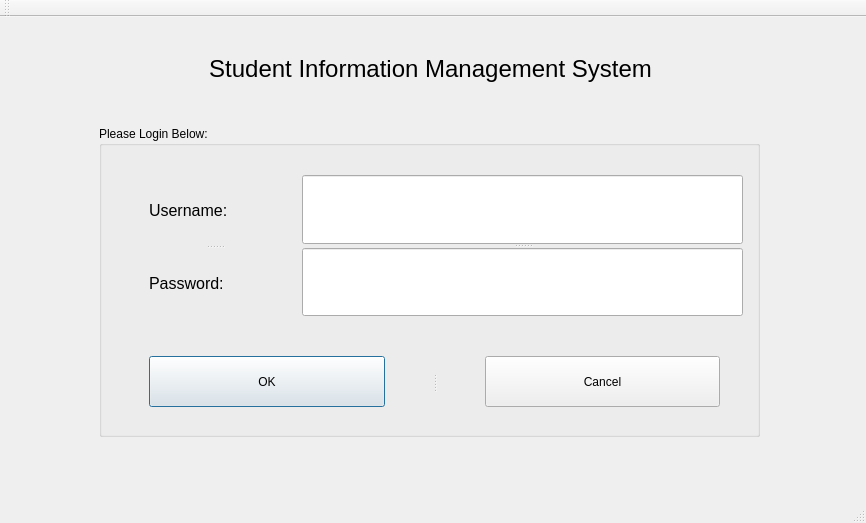
<?xml version="1.0" encoding="UTF-8"?>
<ui version="4.0">
 <class>loginView</class>
 <widget class="QMainWindow" name="loginView">
  <property name="geometry">
   <rect>
    <x>0</x>
    <y>0</y>
    <width>866</width>
    <height>523</height>
   </rect>
  </property>
  <property name="sizePolicy">
   <sizepolicy hsizetype="Preferred" vsizetype="Preferred">
    <horstretch>0</horstretch>
    <verstretch>0</verstretch>
   </sizepolicy>
  </property>
  <property name="minimumSize">
   <size>
    <width>866</width>
    <height>523</height>
   </size>
  </property>
  <property name="maximumSize">
   <size>
    <width>866</width>
    <height>523</height>
   </size>
  </property>
  <property name="windowTitle">
   <string>Login</string>
  </property>
  <property name="tabShape">
   <enum>QTabWidget::Rounded</enum>
  </property>
  <widget class="QWidget" name="centralWidget">
   <widget class="QLabel" name="label">
    <property name="geometry">
     <rect>
      <x>20</x>
      <y>30</y>
      <width>821</width>
      <height>43</height>
     </rect>
    </property>
    <property name="font">
     <font>
      <pointsize>18</pointsize>
     </font>
    </property>
    <property name="text">
     <string>Student Information Management System</string>
    </property>
    <property name="alignment">
     <set>Qt::AlignCenter</set>
    </property>
   </widget>
   <widget class="QLabel" name="loginStatus">
    <property name="geometry">
     <rect>
      <x>30</x>
      <y>430</y>
      <width>811</width>
      <height>41</height>
     </rect>
    </property>
    <property name="text">
     <string/>
    </property>
    <property name="alignment">
     <set>Qt::AlignCenter</set>
    </property>
   </widget>
   <widget class="QGroupBox" name="groupBox">
    <property name="geometry">
     <rect>
      <x>99</x>
      <y>109</y>
      <width>661</width>
      <height>311</height>
     </rect>
    </property>
    <property name="title">
     <string>Please Login Below:</string>
    </property>
    <widget class="QSplitter" name="splitter_3">
     <property name="geometry">
      <rect>
       <x>50</x>
       <y>50</y>
       <width>131</width>
       <height>141</height>
      </rect>
     </property>
     <property name="orientation">
      <enum>Qt::Vertical</enum>
     </property>
     <widget class="QLabel" name="usernameLabel">
      <property name="font">
       <font>
        <pointsize>12</pointsize>
       </font>
      </property>
      <property name="text">
       <string>Username:</string>
      </property>
     </widget>
     <widget class="QLabel" name="PasswordLabel">
      <property name="font">
       <font>
        <pointsize>12</pointsize>
       </font>
      </property>
      <property name="text">
       <string>Password:</string>
      </property>
     </widget>
    </widget>
    <widget class="QSplitter" name="splitter_2">
     <property name="geometry">
      <rect>
       <x>203</x>
       <y>49</y>
       <width>441</width>
       <height>141</height>
      </rect>
     </property>
     <property name="orientation">
      <enum>Qt::Vertical</enum>
     </property>
     <widget class="QLineEdit" name="usernameField">
      <property name="font">
       <font>
        <pointsize>12</pointsize>
       </font>
      </property>
     </widget>
     <widget class="QLineEdit" name="passwordFIeld">
      <property name="font">
       <font>
        <pointsize>12</pointsize>
       </font>
      </property>
      <property name="echoMode">
       <enum>QLineEdit::Password</enum>
      </property>
     </widget>
    </widget>
    <widget class="QSplitter" name="splitter">
     <property name="geometry">
      <rect>
       <x>50</x>
       <y>230</y>
       <width>571</width>
       <height>51</height>
      </rect>
     </property>
     <property name="orientation">
      <enum>Qt::Horizontal</enum>
     </property>
     <property name="handleWidth">
      <number>100</number>
     </property>
     <widget class="QPushButton" name="okButton">
      <property name="font">
       <font>
        <pointsize>9</pointsize>
       </font>
      </property>
      <property name="text">
       <string>OK</string>
      </property>
      <property name="autoDefault">
       <bool>true</bool>
      </property>
      <property name="default">
       <bool>true</bool>
      </property>
     </widget>
     <widget class="QPushButton" name="cancelButton">
      <property name="font">
       <font>
        <pointsize>9</pointsize>
       </font>
      </property>
      <property name="text">
       <string>Cancel</string>
      </property>
     </widget>
    </widget>
   </widget>
  </widget>
  <widget class="QMenuBar" name="menuBar">
   <property name="geometry">
    <rect>
     <x>0</x>
     <y>0</y>
     <width>866</width>
     <height>21</height>
    </rect>
   </property>
  </widget>
  <widget class="QToolBar" name="mainToolBar">
   <attribute name="toolBarArea">
    <enum>TopToolBarArea</enum>
   </attribute>
   <attribute name="toolBarBreak">
    <bool>false</bool>
   </attribute>
  </widget>
  <widget class="QStatusBar" name="statusBar">
   <property name="sizeGripEnabled">
    <bool>true</bool>
   </property>
  </widget>
 </widget>
 <layoutdefault spacing="6" margin="11"/>
 <resources>
  <include location="QtGuiApplication1.qrc"/>
 </resources>
 <connections>
  <connection>
   <sender>cancelButton</sender>
   <signal>clicked()</signal>
   <receiver>loginView</receiver>
   <slot>close()</slot>
   <hints>
    <hint type="sourcelabel">
     <x>355</x>
     <y>293</y>
    </hint>
    <hint type="destinationlabel">
     <x>248</x>
     <y>174</y>
    </hint>
   </hints>
  </connection>
 </connections>
</ui>
